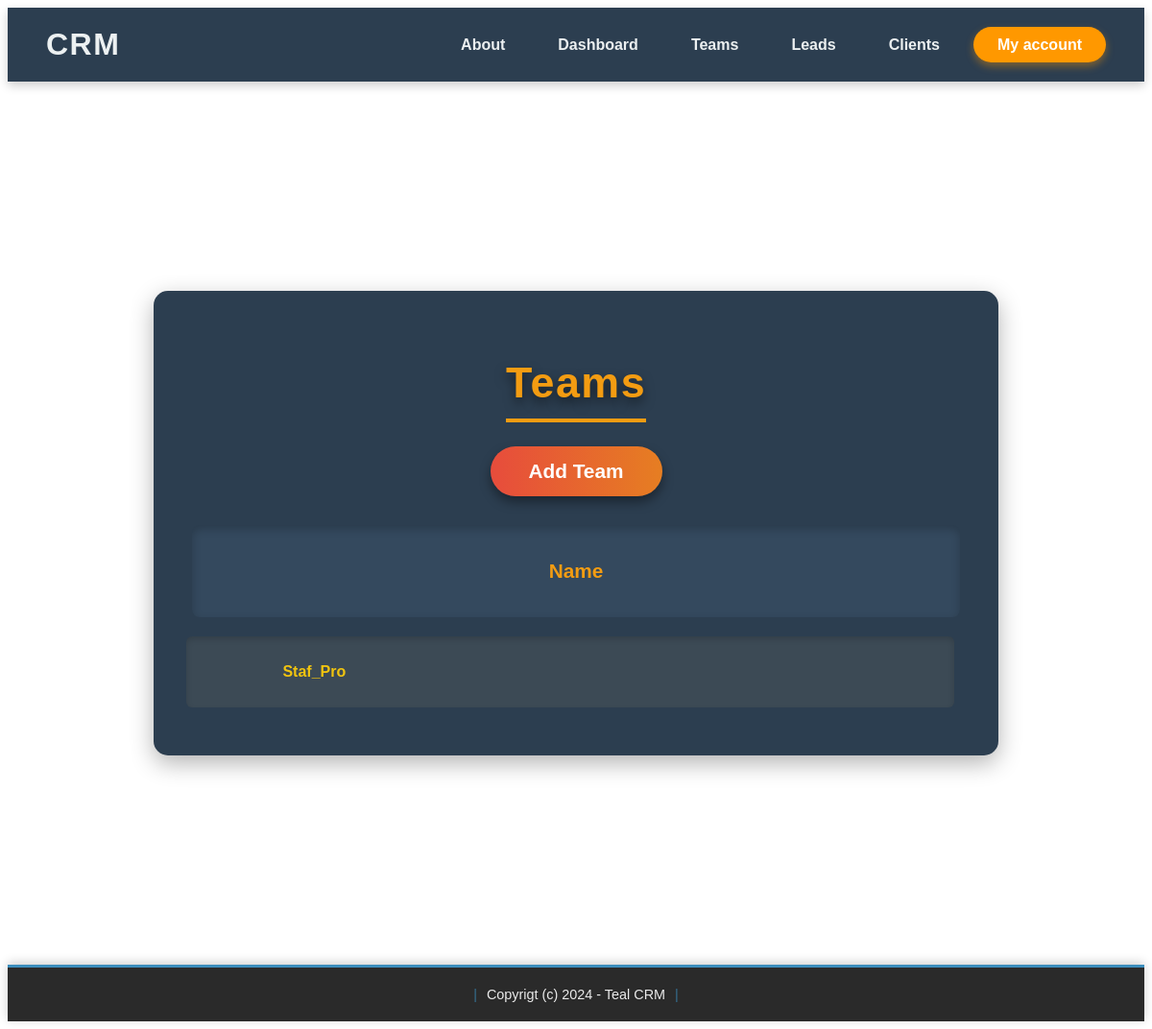
Page /teams_list (signed in) on the earlier database version.
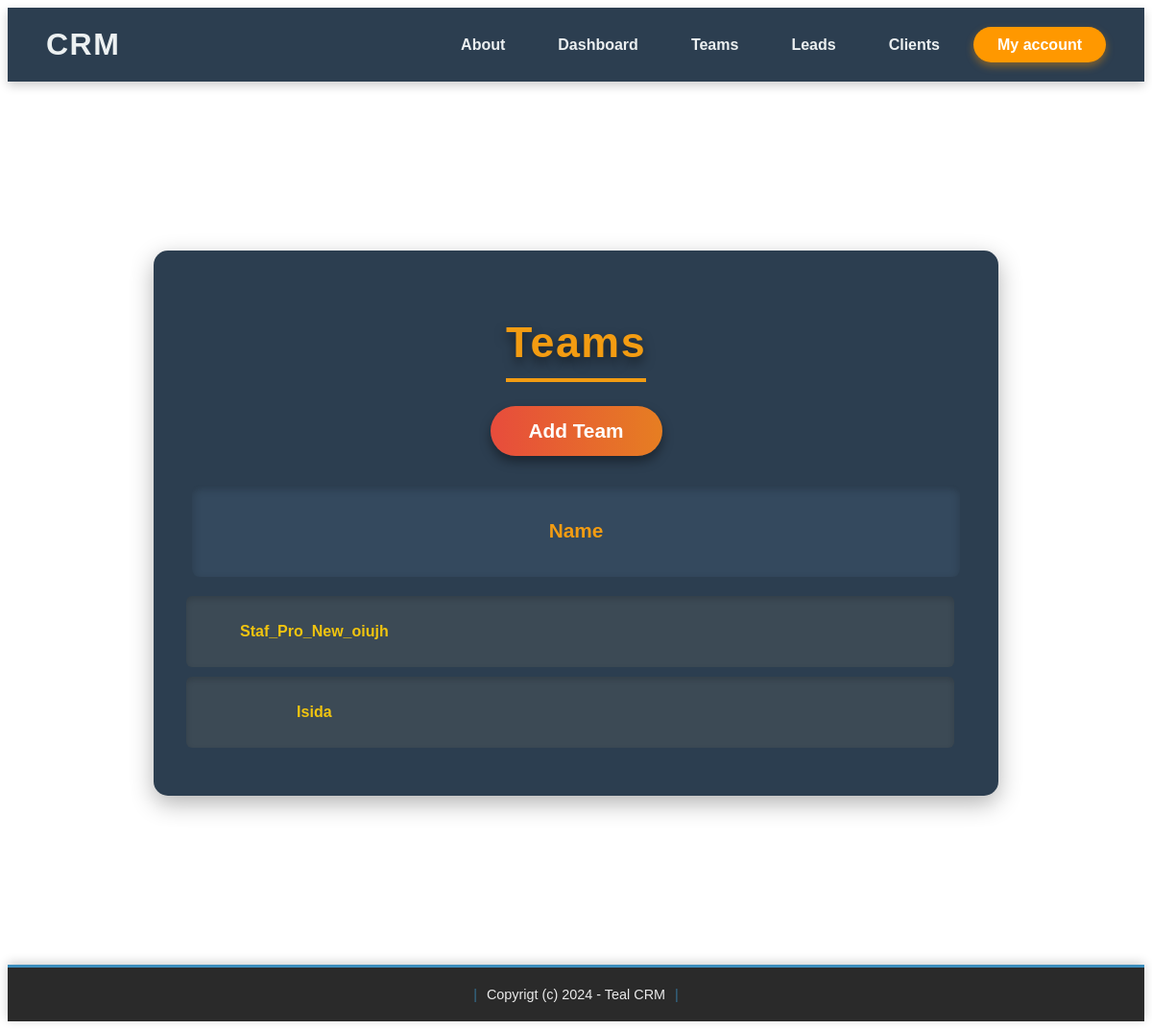
Same page on the later database version.
### catalog/models.py (models this page shows, shortened)
class Team(models.Model):
    plan = models.ForeignKey(Plan, related_name='teams', on_delete=models.CASCADE, null=True, blank=True)
    name = models.CharField(max_length=100)
    members = models.ManyToManyField(User, related_name='teams')
    created_by = models.ForeignKey(User, related_name='created_teams', on_delete=models.CASCADE)
    created_at = models.DateTimeField(auto_now_add=True)

### catalog/views.py (the view)
# urls.py: path('teams_list', views.teams_list, name='teams_list'),
@login_required
def teams_list(request):
    teams = Team.objects.filter(created_by=request.user)
    data = {'teams': teams}
    return render(request, 'team/teams_list.html', data)

### templates/team/teams_list.html (shortened to what this page needs)
{% extends 'base.html' %}
{% load static %}
{% block head %}
    <link rel="stylesheet" href="{% static 'base.css' %}">
    <link rel="stylesheet" href="{% static 'leads_list.css' %}">
{% endblock %}
{% block content %}
<div class="page-background">
    <div class="led">
        <h1 class="zag">Teams</h1>
        <a class="das" href="{% url 'addteam' %}">Add Team</a>
        <div class="flex-header">
            <p class="column-title">Name</p>
        </div>
        <div class="scroll-container">
            {% for team in teams %}
                <div class="table-row">
                    <p class="row-text">
                        <a href="{% url 'teams_detail' team.id %}">{{ team.name }}</a>
                    </p>
                    <p class="row-text">{{ team.get_priority_display }}</p>
                    <p class="row-text">{{ team.get_status_display }}</p>
                </div>
            {% empty %}
                <p>There are no teams in the database yet...</p>
            {% endfor %}
        </div>
    </div>
</div>
{% endblock %}

### templates/base.html (shortened to what this page needs)
<!DOCTYPE html>
{% load static %}
<html lang="ru">
{% block head %}{% endblock %}
<body>
    <nav class="navbar">
        <div class="left">
            <a href="{% url 'index' %}">CRM</a>
        </div>
        <ul class="right">
            <li><a href="{% url 'about' %}">About</a></li>
            {% if request.user.is_authenticated %}
                <li><a href="{% url 'dashboard' %}">Dashboard</a></li>
                <li><a href="{% url 'teams_list' %}">Teams</a></li>
                <li><a href="{% url 'leads_list' %}">Leads</a></li>
                <li><a href="{% url 'clients_list' %}">Clients</a></li>
                <li class="myacc"><a href="{% url 'myaccount' %}">My account</a></li>
            {% else %}
                <li><a href="{% url 'login' %}">Log in</a></li>
                <li><a href="{% url 'signup' %}">Sign up</a></li>
            {% endif %}
        </ul>
    </nav>
    {% block content %}
    {% endblock %}
    <footer class="calan">
        <p>Copyrigt (c) 2024 - Teal CRM</p>
    </footer>
</body>
</html>

### catalog/static/base.css (style rules this page uses)
.navbar { display: flex; justify-content: space-between; align-items: center; background-color: #2c3e50; padding: 20px 40px; box-shadow: 0 4px 10px rgba(0, 0, 0, 0.2); font-family: Arial, sans-serif; transition: background-color 0.3s, padding 0.3s ease; position: sticky; top: 0; z-index: 10; }
.left a { color: #ecf0f1; font-size: 2rem; text-decoration: none; font-weight: bold; letter-spacing: 1.5px; transition: color 0.3s ease, text-shadow 0.3s ease, transform 0.3s ease; }
.right { list-style: none; display: flex; gap: 15px; margin: 0; }
.right li { margin: 0; }
.right a { color: #ecf0f1; text-decoration: none; padding: 10px 20px; border-radius: 20px; font-size: 1rem; font-weight: 600; transition: all 0.3s ease; }
.myacc a { background-color: #ff9800; color: #ffffff; padding: 10px 25px; border-radius: 25px; font-weight: 600; transition: all 0.3s ease; box-shadow: 0 4px 8px rgba(255, 152, 0, 0.4); }
.calan { background-color: #2a2a2a; color: #eaeaea; text-align: center; padding: 20px; font-size: 0.9rem; font-family: Arial, sans-serif; border-top: 3px solid #3b8dbc; box-shadow: 0px -2px 10px rgba(0, 0, 0, 0.2); }
.calan p { margin: 0; position: relative; font-size: 0.9rem; }
.calan p::before, .calan p::after { content: "|"; margin: 0 10px; color: #3b8dbc; opacity: 0.7; }

### catalog/static/leads_list.css (style rules this page uses)
.page-background { background: linear-gradient(to right, #ffffff, #ffffff); padding: 60px 20px; min-height: 100vh; display: flex; justify-content: center; align-items: center; font-family: 'Arial', sans-serif; }
.led { width: 100%; max-width: 800px; padding: 40px; background: #2c3e50; border-radius: 15px; box-shadow: 0 8px 25px rgba(0, 0, 0, 0.3); color: #ecf0f1; text-align: center; transition: transform 0.3s ease, box-shadow 0.3s ease; overflow: hidden; display: flex; flex-direction: column; align-items: center; }
.zag { font-size: 2.8rem; font-weight: bold; color: #f39c12; margin-bottom: 25px; letter-spacing: 1.5px; text-shadow: 0 6px 12px rgba(0, 0, 0, 0.5); border-bottom: 4px solid #f39c12; padding-bottom: 12px; width: fit-content; transition: color 0.3s, border-bottom-color 0.3s; }
.das { font-size: 1.3rem; font-weight: bold; padding: 14px 40px; color: #ffffff; border-radius: 50px; text-decoration: none; display: inline-block; background: linear-gradient(90deg, #e74c3c, #e67e22, #f1c40f, #e67e22, #e74c3c); background-size: 400%; animation: gradient-move 5s ease infinite; margin-bottom: 30px; box-shadow: 0 6px 12px rgba(0, 0, 0, 0.4); transition: transform 0.3s, box-shadow 0.3s; }
.flex-header { display: flex; justify-content: space-evenly; width: 100%; padding: 15px 0; background-color: #34495e; color: #f39c12; font-size: 1.3rem; font-weight: bold; text-align: center; border-radius: 8px; margin-bottom: 20px; box-shadow: inset 0 4px 10px rgba(0, 0, 0, 0.2); }
.column-title { flex: 1; text-align: center; }
.scroll-container { max-height: 450px; overflow-y: auto; width: 100%; padding-right: 12px; }
.table-row { display: flex; justify-content: space-evenly; width: 100%; padding: 12px 0; background-color: #3c4a55; border-radius: 6px; color: #ecf0f1; font-size: 1rem; transition: background 0.3s ease; margin-bottom: 10px; box-shadow: inset 0 3px 6px rgba(0, 0, 0, 0.15); }
.row-text { flex: 1; text-align: center; font-weight: 500; color: #fdfdfd; padding: 0 12px; }
.row-text a { color: #f1c40f; text-decoration: none; font-weight: bold; transition: color 0.3s ease; }

Differences in the rows shown:
changed Team: name "Staf_Pro" → "Staf_Pro_New_oiujh"
added Team: name "Isida"
